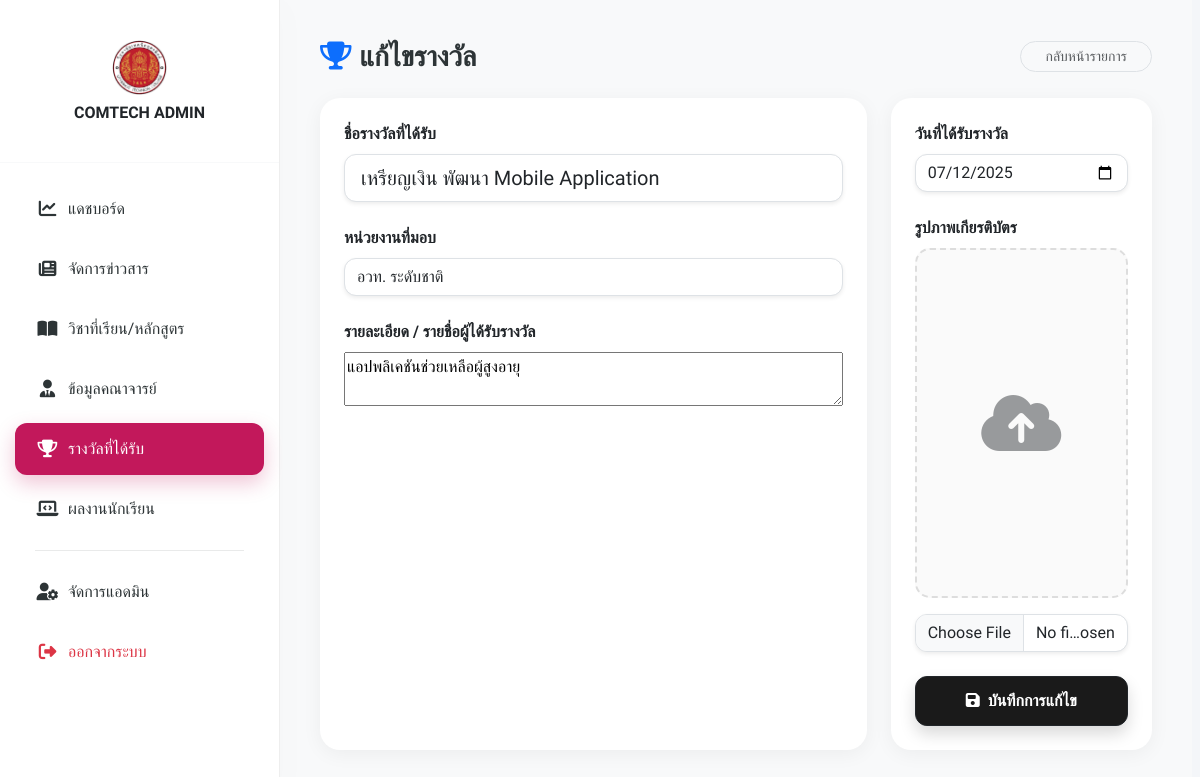
Screenshot of /admin/awards/edit.php?id=10 (signed in) with the database file from the repository.
### tables this page shows
CREATE TABLE `awards` (
  `id` int NOT NULL,
  `title` varchar(255) NOT NULL COMMENT 'ชื่อรางวัล',
  `award_date` date DEFAULT NULL COMMENT 'วันที่ได้รับรางวัล',
  `organizer` varchar(255) DEFAULT NULL COMMENT 'หน่วยงานที่จัด',
  `description` text COMMENT 'รายละเอียด/รายชื่อนักศึกษา',
  `image` varchar(255) DEFAULT NULL COMMENT 'รูปภาพรางวัล',
  `created_at` timestamp NOT NULL DEFAULT CURRENT_TIMESTAMP
);

### admin/awards/edit.php (the view, shortened to what this page needs)
<?php
require_once __DIR__ . '/../../config/db.php';
$id = $_GET['id'];
try {
    $stmt = $pdo->prepare("SELECT * FROM awards WHERE id = ?");
    $stmt->execute([$id]);
    $award = $stmt->fetch();
} catch (PDOException $e) {
    die("Error: " . $e->getMessage());
}
?>
<!DOCTYPE html>
<html lang="th">
<head>
    <link href="https://cdn.jsdelivr.net/npm/bootstrap@5.3.0/dist/css/bootstrap.min.css" rel="stylesheet">
    <link rel="stylesheet" href="https://cdnjs.cloudflare.com/ajax/libs/font-awesome/6.4.0/css/all.min.css">
    <link rel="stylesheet" href="../../assets/css/admin_style.css">
</head>
<body>
<div class="admin-wrapper">
    <?php include '../includes/sidebar.php'; ?>
    <div class="main-content">
        <div class="d-flex justify-content-between align-items-center mb-4">
            <h3 class="fw-bold m-0"><i class="fa-solid fa-trophy me-2 text-primary"></i>แก้ไขรางวัล</h3>
            <a href="index.php" class="btn btn-light rounded-pill px-4 btn-sm border text-muted">กลับหน้ารายการ</a>
        </div>
        <form method="POST" enctype="multipart/form-data">
            <div class="row g-4 equal-height-row">
                <div class="col-lg-8">
                    <div class="card card-stretch p-4">
                        <div class="mb-4">
                            <label class="form-label fw-bold">ชื่อรางวัลที่ได้รับ</label>
                            <input type="text" name="title" class="form-control form-control-lg rounded-12 shadow-sm" value="<?= htmlspecialchars($award['title']) ?>" required>
                        </div>
                        <div class="mb-4">
                            <label class="form-label fw-bold">หน่วยงานที่มอบ</label>
                            <input type="text" name="organizer" class="form-control rounded-12 shadow-sm" value="<?= htmlspecialchars($award['organizer']) ?>">
                        </div>
                        <div class="mb-0 d-flex flex-column flex-grow-1">
                            <label class="form-label fw-bold">รายละเอียด / รายชื่อผู้ได้รับรางวัล</label>
                            <textarea name="description" id="editor"><?= htmlspecialchars($award['description']) ?></textarea>
                        </div>
                    </div>
                </div>
                <div class="col-lg-4">
                    <div class="sticky-side">
                        <div class="card card-stretch p-4">
                            <div class="mb-4">
                                <label class="form-label fw-bold">วันที่ได้รับรางวัล</label>
                                <input type="date" name="award_date" class="form-control rounded-12 shadow-sm" value="<?= $award['award_date'] ?>" required>
                            </div>
                            <div class="mb-4">
                                <label class="form-label fw-bold">รูปภาพเกียรติบัตร</label>
                                <div class="preview-container" id="previewBox">
                                    <?php
                                        $img_path = "../../assets/images/awards/" . ($award['image'] ?? '');
                                        $has_img = (!empty($award['image']) && file_exists($img_path));
                                    ?>
                                    <i class="fa-solid fa-cloud-arrow-up fa-4x text-muted placeholder-icon" id="placeholderIcon" style="<?= $has_img ? 'display:none;' : '' ?>"></i>
                                </div>
                                <input type="file" name="image" id="imageInput" class="form-control rounded-12 mt-3 shadow-sm" accept="image/*">
                            </div>
                            <button type="submit" class="btn btn-dark w-100 py-3 rounded-15 fw-bold shadow mt-auto">
                                <i class="fa-solid fa-save me-2"></i>บันทึกการแก้ไข
                            </button>
                        </div>
                    </div>
                </div>
            </div>
        </form>
    </div>
</div>
</body>
</html>

### assets/css/admin_style.css (style rules this page uses)
:root { --primary-color:#c2185b; --dark-main:#1a1a1a; --light-bg:#f4f6f9; --card-white:#fff; --text-dark:#2d3436; --text-muted:#95a5a6; --border-color:#eee; --transition:all .3s cubic-bezier(.4,0,.2,1); --shadow-sm:0 5px 15px rgba(0,0,0,.03); --shadow-md:0 10px 30px rgba(0,0,0,.08); }
body { font-family:'Prompt',sans-serif; background:var(--light-bg); color:var(--text-dark); margin:0; overflow-x:hidden; }
.admin-wrapper { display:flex;min-height:100vh }
.main-content { flex:1; margin-left:280px; padding:40px; width:calc(100% - 280px); transition:var(--transition); display:flex; flex-direction:column; min-height:100vh; background:#f8f9fa; }
.preview-container { width:100%; height:250px; border:2px dashed #ddd; border-radius:15px; display:flex; align-items:center; justify-content:center; overflow:hidden; background:#fafafa; margin-bottom:15px; position:relative; transition:var(--transition); }
.placeholder-icon { position:absolute;z-index:0;color:#ccc }
.rounded-12 { border-radius:12px!important }
.rounded-15 { border-radius:15px!important }
.btn-dark { background:var(--dark-main)!important; color:#fff!important; border-radius:12px!important; padding:12px 25px!important; font-weight:500; transition:var(--transition)!important; }
.equal-height-row { display:flex;flex-wrap:wrap }
.equal-height-row>[class*='col-'] { display:flex;flex-direction:column }
.sticky-side { position:sticky; top:20px; flex:1; display:flex; flex-direction:column; }
.placeholder-icon { display:flex;flex-direction:column;align-items:center;justify-content:center;color:#ffc107;opacity:.6 }
@media (min-width:992px) { body { overflow:auto!important } }
html { box-sizing:border-box; scrollbar-gutter: stable; }
*,*::before,*::after { box-sizing:inherit; }

### admin/awards/edit.php (style rules this page uses)
.equal-height-row { display: flex; flex-wrap: wrap; }
.equal-height-row > [class*='col-'] { display: flex; flex-direction: column; }
.card-stretch { flex: 1; display: flex; flex-direction: column; border: none; border-radius: 20px; box-shadow: 0 4px 20px rgba(0,0,0,0.05); background: #fff; }
.preview-container { width: 100%; height: 350px; border: 2px dashed #ddd; border-radius: 15px; display: flex; align-items: center; justify-content: center; overflow: hidden; background: #fafafa; position: relative; }
.sticky-side { position: sticky; top: 20px; }

### rows the page displays
awards: title "เหรียญเงิน พัฒนา Mobile Application", organizer "อวท. ระดับชาติ", description "แอปพลิเคชันช่วยเหลือผู้สูงอายุ", award_date "07/12/2025"
